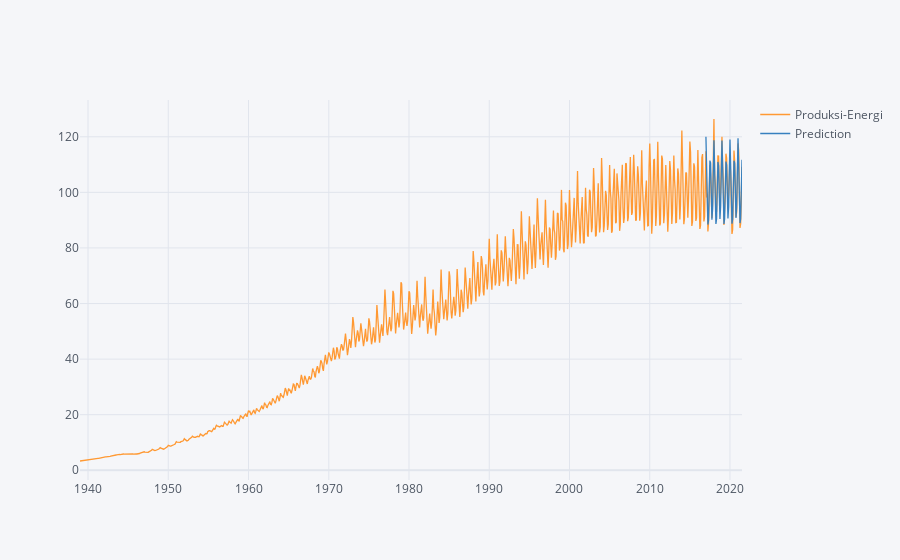

Notebook code cell kept with this figure:
### Markdown cell above
# <center><font color="blue">Membandingkan dengan Seluruh Data</font></center>

### Code cell
pd.concat([df,future_forecast],axis=1).iplot()

### Figure 1 — Plotly figure (JSON) as saved in the notebook; plotly's stock layout.template omitted (floating-point values rounded to 4 significant figures; data arrays with more than 128 entries replaced by an {"elided": "..."} marker saying what was removed)
{"data": [{"line": {"color": "rgba(255, 153, 51, 1.0)", "dash": "solid", "shape": "linear", "width": 1.3}, "mode": "lines", "name": "Produksi-Energi", "text": "", "type": "scatter", "x": {"elided": "991 str values"}, "y": {"elided": "991 float values"}}, {"line": {"color": "rgba(55, 128, 191, 1.0)", "dash": "solid", "shape": "linear", "width": 1.3}, "mode": "lines", "name": "Prediction", "text": "", "type": "scatter", "x": {"elided": "991 str values"}, "y": {"elided": "991 mixed values"}}], "layout": {"legend": {"bgcolor": "#F5F6F9", "font": {"color": "#4D5663"}}, "paper_bgcolor": "#F5F6F9", "plot_bgcolor": "#F5F6F9", "title": {"font": {"color": "#4D5663"}}, "xaxis": {"gridcolor": "#E1E5ED", "showgrid": true, "tickfont": {"color": "#4D5663"}, "title": {"font": {"color": "#4D5663"}, "text": ""}, "zerolinecolor": "#E1E5ED"}, "yaxis": {"gridcolor": "#E1E5ED", "showgrid": true, "tickfont": {"color": "#4D5663"}, "title": {"font": {"color": "#4D5663"}, "text": ""}, "zerolinecolor": "#E1E5ED"}}}
